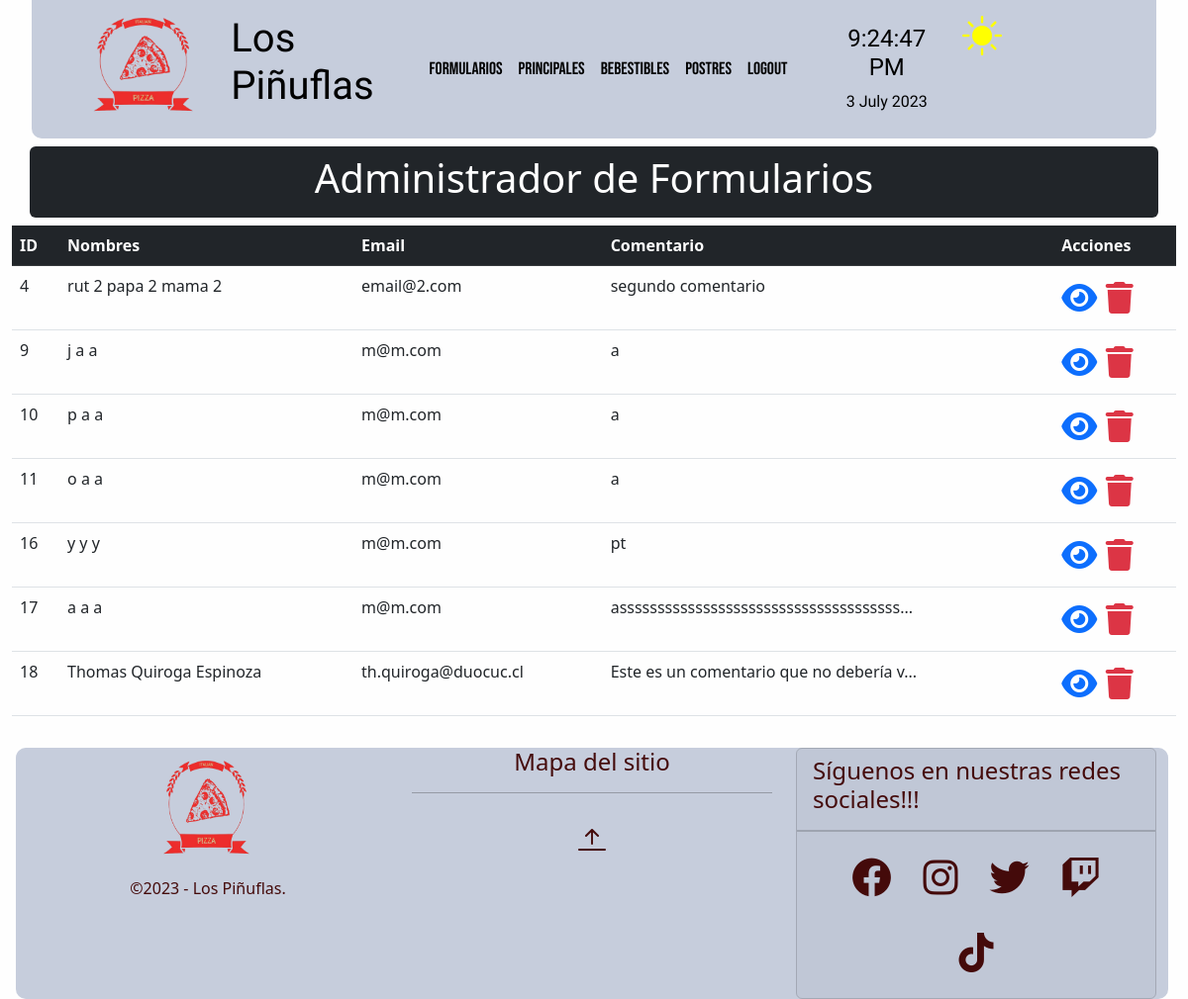
The page /crud/formularios/ on the database as committed earlier.
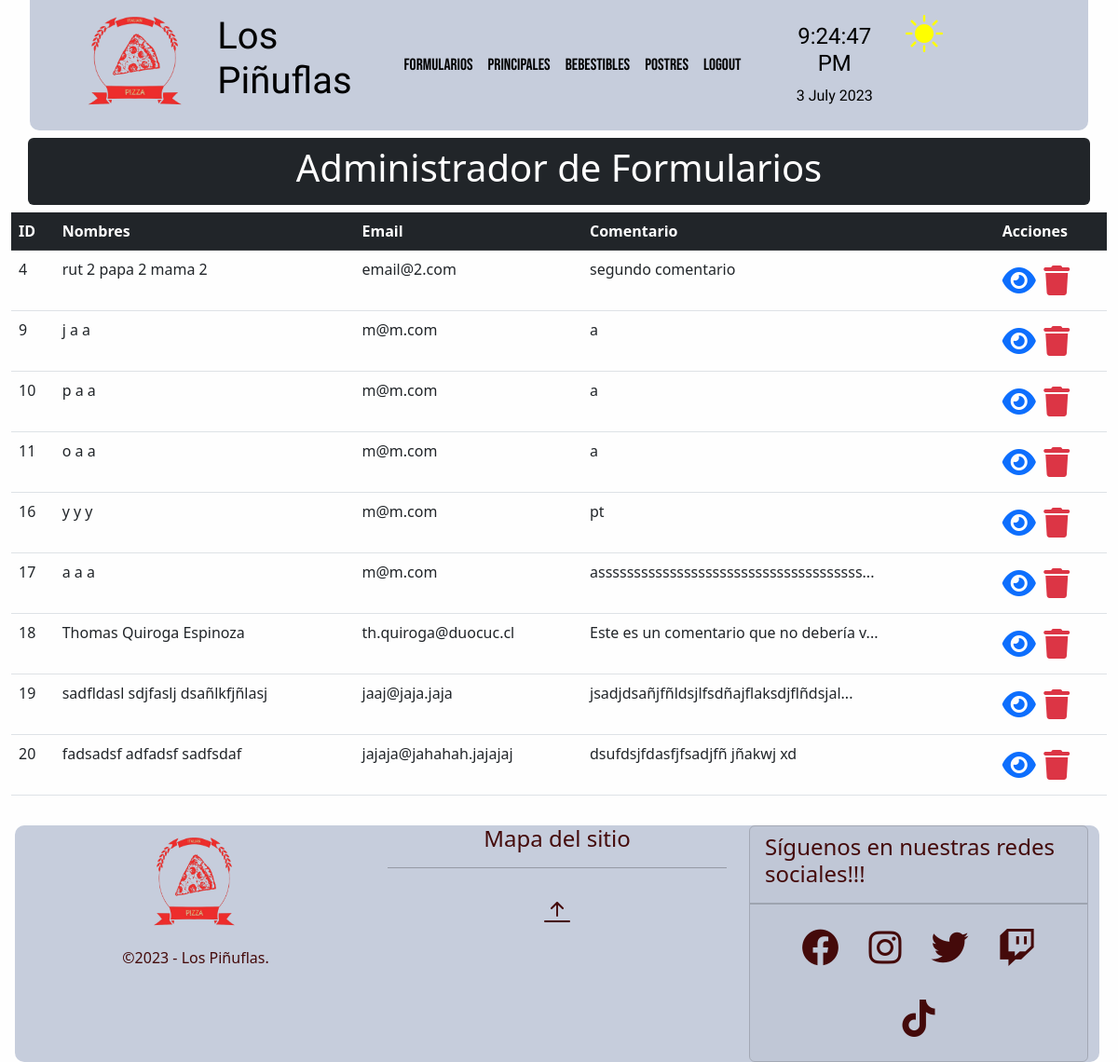
The same page on the database as committed later.
### crud/models.py (models this page shows, shortened)
class Formulario(models.Model):
    nombre=models.CharField(max_length=15)
    paterno=models.CharField(max_length=15)
    materno=models.CharField(max_length=15)
    rut=models.CharField(max_length=12)
    email=models.EmailField()
    comentarios=models.CharField(max_length=501)
    class Meta:
        verbose_name = 'formulario'
        verbose_name_plural = 'formularios'

### crud/views.py (the view)
# urls.py: path('formularios/', formulario_list, name="formularios"),
def formulario_list(request):
    context = {'formularios': Formulario.objects.all()}
    return render(request,'crud/formularios.html',context)

### crud/templates/crud/formularios.html (shortened to what this page needs)
{% extends 'crud/base.html' %}
{% load static %}
{% block content %}
<div class="container my-2 p-2 bg-dark text-white text-center rounded">
    <h1>Administrador de Formularios</h1>
</div>
<div class="container-fluid my-2">
    <div class="table-responsive">
        <table class="table">
            <thead class="table-dark">
                <tr>
                    <th>ID</th>
                    <th>Nombres</th>
                    <th>Email</th>
                    <th>Comentario</th>
                    <th>Acciones</th>
                </tr>
            </thead>
            <tbody>
                {% for formulario in formularios %}
                <tr>
                    <td>{{formulario.id}}</td>
                    <td>{{formulario.nombre}} {{formulario.paterno}} {{formulario.materno}}</td>
                    <td>{{formulario.email}}</td>
                    <td>
                        <div class="elementoComentario">{{ formulario.comentarios }}</div>
                    </td>
                    <td>
                        <a class="text-decoration-none" href="{% url 'formulario-detail' formulario_id=formulario.id %}">
                            <span class="text-primary fs-2">
                                <i class="fa-solid fa-eye"></i>
                            </span>
                        </a>
                        <a class="text-decoration-none"
                            href="{% url 'formulario-delete' formulario_id=formulario.id %}">
                            <span class="text-danger fs-2">
                                <i class="fa-solid fa-trash"></i>
                            </span>
                        </a>
                    </td>
                </tr>
                {% endfor %}
            </tbody>
        </table>
    </div>
</div>
{% endblock %}

Rows that differ between the two databases and show on the page:
added Formulario: id "19", nombre "sadfldasl", paterno "sdjfaslj", materno "dsañlkfjñlasj", email "jaaj@jaja.jaja", comentarios "jsadjdsañjfñldsjlfsdñajflaksdjflñdsjal..."
added Formulario: id "20", nombre "fadsadsf", paterno "adfadsf", materno "sadfsdaf", email "jajaja@jahahah.jajajaj", comentarios "dsufdsjfdasfjfsadjfñ jñakwj xd"
